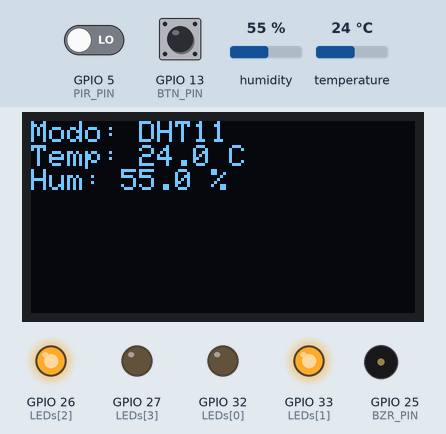
The sketch below on a simulated ESP32. Parts: 128×64 one-colour display, output pins drawn as LEDs (lit = HIGH), buzzer (waves = sounding). The inputs (shaded band) are chosen by the test bench; at power-on: humidity 55 %, GPIO 13 (BTN_PIN) HIGH, GPIO 5 (PIR_PIN) LOW, temperature 24 °C.

Above: at 2.9 s.
3.0 s: humidity set to 69 %
At 5.4 s:
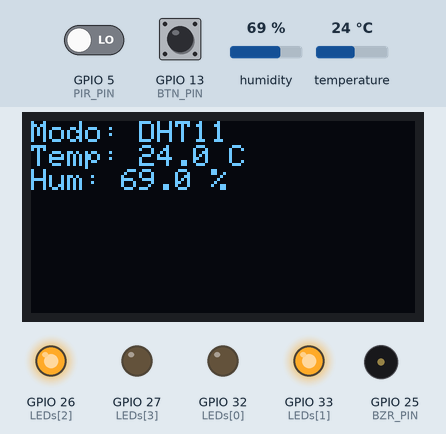
5.7 s: humidity set to 72 %
At 7.3 s:
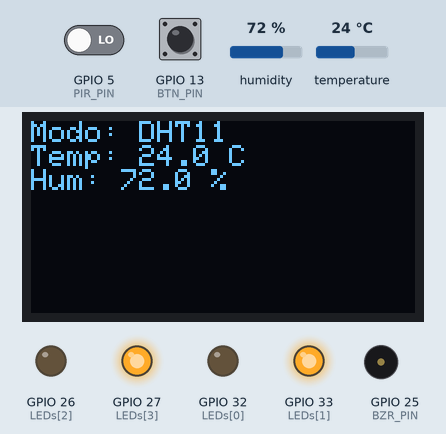
7.8 s: GPIO 13 (BTN_PIN) pulled LOW for 1.25 s
At 9.6 s:
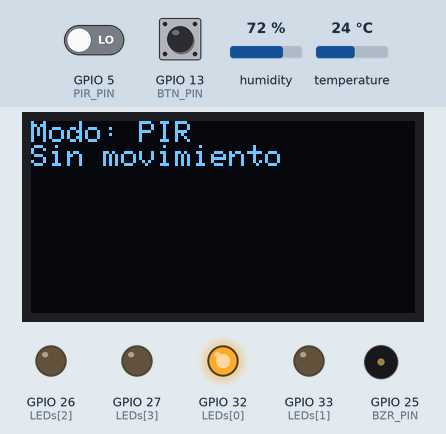
10.5 s: GPIO 5 (PIR_PIN) driven HIGH
At 12.2 s:
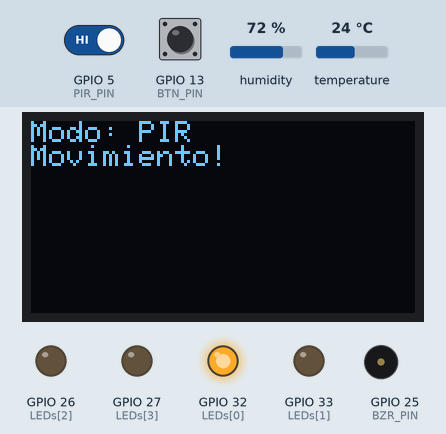
12.8 s: GPIO 5 (PIR_PIN) driven LOW
At 14.1 s:
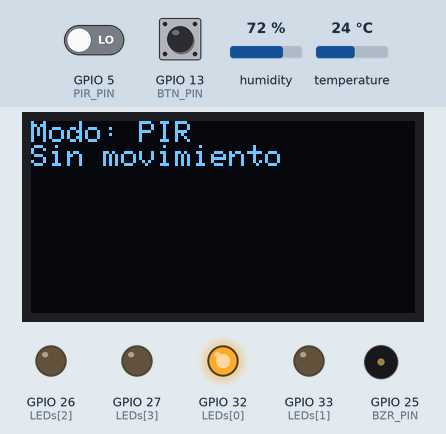
14.8 s: GPIO 13 (BTN_PIN) pulled LOW for 3.2 s
At 16.1 s:
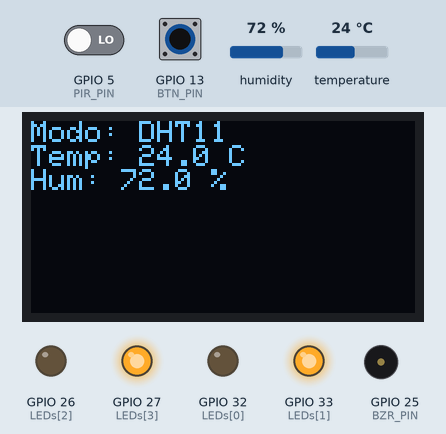
Timing chart, 0 to 17.8 s (numbered marks = the images above; inputs shaded):
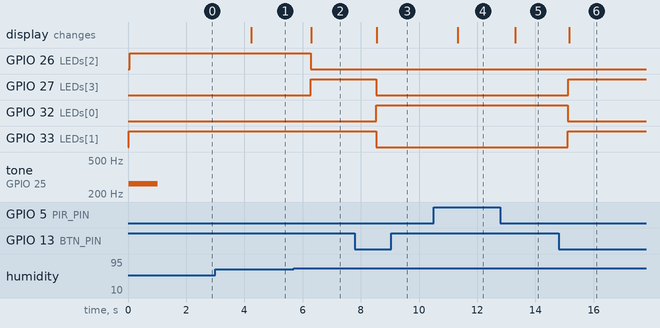

Measured:
- the behaviour switches between 70 and 71 % on humidity (found by bisection; images 1 and 2)
- after the input at 3.0 s, the display: changes after 1.2 s (image 1)
- after the input at 5.7 s, GPIO 26 (LEDs[2]): HIGH → LOW after 0.58 s; GPIO 27 (LEDs[3]): LOW → HIGH after 0.58 s; the display: changes after 0.60 s (image 2)
- after the input at 7.8 s, GPIO 27 (LEDs[3]), GPIO 33 (LEDs[1]): HIGH → LOW after 0.73 s; GPIO 32 (LEDs[0]): LOW → HIGH after 0.73 s; the display: changes after 0.75 s (image 3)
- after the input at 10.5 s, the display: changes after 0.83 s (image 4)
- after the input at 12.8 s, the display: changes after 0.51 s (image 5)
- after the input at 14.8 s, GPIO 27 (LEDs[3]): LOW → HIGH after 0.34 s; GPIO 32 (LEDs[0]): HIGH → LOW after 0.31 s; GPIO 33 (LEDs[1]): LOW → HIGH after 0.31 s; the display: changes after 0.36 s (image 6)

The sketch:

Proj.ino
```cpp
//Final project Material//

#include <Wire.h>
#include <Adafruit_GFX.h>
#include <Adafruit_SSD1306.h>
#include <DHT.h>

// OLED
#define SCREEN_WIDTH 128
#define SCREEN_HEIGHT 64
Adafruit_SSD1306 display(SCREEN_WIDTH, SCREEN_HEIGHT, &Wire, -1);

#define DHTPIN 23
#define DHTTYPE DHT11
DHT dht(DHTPIN, DHTTYPE);

// Pines
int LEDs[] = {32, 33, 26, 27};
int numLeds = 4;
#define BZR_PIN 25
#define NOTE_C4 262
const int melody[] = { NOTE_C4 };
int noteDuration[] = {500, 1000};
#define PIR_PIN 5
#define BTN_PIN 13

// Limites para sensor DHT11
#define LIM_TEMP 30.0
#define LIM_HUM 70.0

// Controles para boton
bool estado_actual = false;

// Apuntador
// * <-- Sirve para declarar el puntero
// & <-- Para obtener la direccion en memoria de lo que estemos apuntando.
void (*modoActual)();


void setup() {
  Wire.begin(18, 19);
  display.begin(SSD1306_SWITCHCAPVCC, 0x3C);
  display.clearDisplay();

  dht.begin();
  for (int i = 0; i < numLeds; i++){
    pinMode(LEDs[i], OUTPUT);
  }
  pinMode(BZR_PIN, OUTPUT);

  pinMode(PIR_PIN, INPUT);
  pinMode(BTN_PIN, INPUT_PULLUP);

  modoActual = sensorDHT; //Monitoreo inicial

  display.setTextSize(1);
  display.setTextColor(SSD1306_WHITE);
  tone(BZR_PIN, melody[0], noteDuration[1]);
}

void loop() {
  switch_sensores();
  modoActual();
}

void switch_sensores(){
  static bool StatusAnterior = HIGH;
  bool estadoActual = digitalRead(BTN_PIN);

  if (StatusAnterior == HIGH && estadoActual == LOW){
    if (modoActual == sensorDHT){
      modoActual = sensorPIR;
    } else {
      modoActual = sensorDHT;
    }
    display.clearDisplay();
    delay(200);
  }
  StatusAnterior = estadoActual;
}

void sensorPIR(){
  digitalWrite(LEDs[0], HIGH);
  digitalWrite(LEDs[1], LOW);
  digitalWrite(LEDs[2], LOW);
  digitalWrite(LEDs[3], LOW);
  bool movimiento = digitalRead(PIR_PIN);

  display.clearDisplay();
  display.setCursor(0, 0);
  display.setTextSize(1);
  display.println("Modo: PIR");

  if (movimiento) {
    display.println("Movimiento!");
    tone(BZR_PIN, melody[0], noteDuration[0]);
    noTone(BZR_PIN);
    delay(500);
  } else {
    display.println("Sin movimiento");
    noTone(BZR_PIN);
  }

  display.display();
  delay(300);
  noTone(BZR_PIN);
}


void sensorDHT() {
  digitalWrite(LEDs[1], HIGH);
  digitalWrite(LEDs[0], LOW);
  float t = dht.readTemperature();
  float h = dht.readHumidity();

  display.clearDisplay();
  display.setCursor(0, 0);
  display.setTextSize(1);
  display.println("Modo: DHT11");

  if (isnan(t) || isnan(h)) {
    display.println("Error sensor");
    digitalWrite(LEDs[3], HIGH);

    digitalWrite(LEDs[2], HIGH);
  } else {
    display.print("Temp: ");
    display.print(t, 1);
    display.println(" C");

    display.print("Hum: ");
    display.print(h, 1);
    display.println(" %");

    if (t > LIM_TEMP || h > LIM_HUM) {
      digitalWrite(LEDs[3], HIGH);
      digitalWrite(LEDs[2], LOW);
    } else {
      digitalWrite(LEDs[3], LOW);
      digitalWrite(LEDs[2], HIGH);
    }
  }

  display.display();
  delay(1000);
}
```
